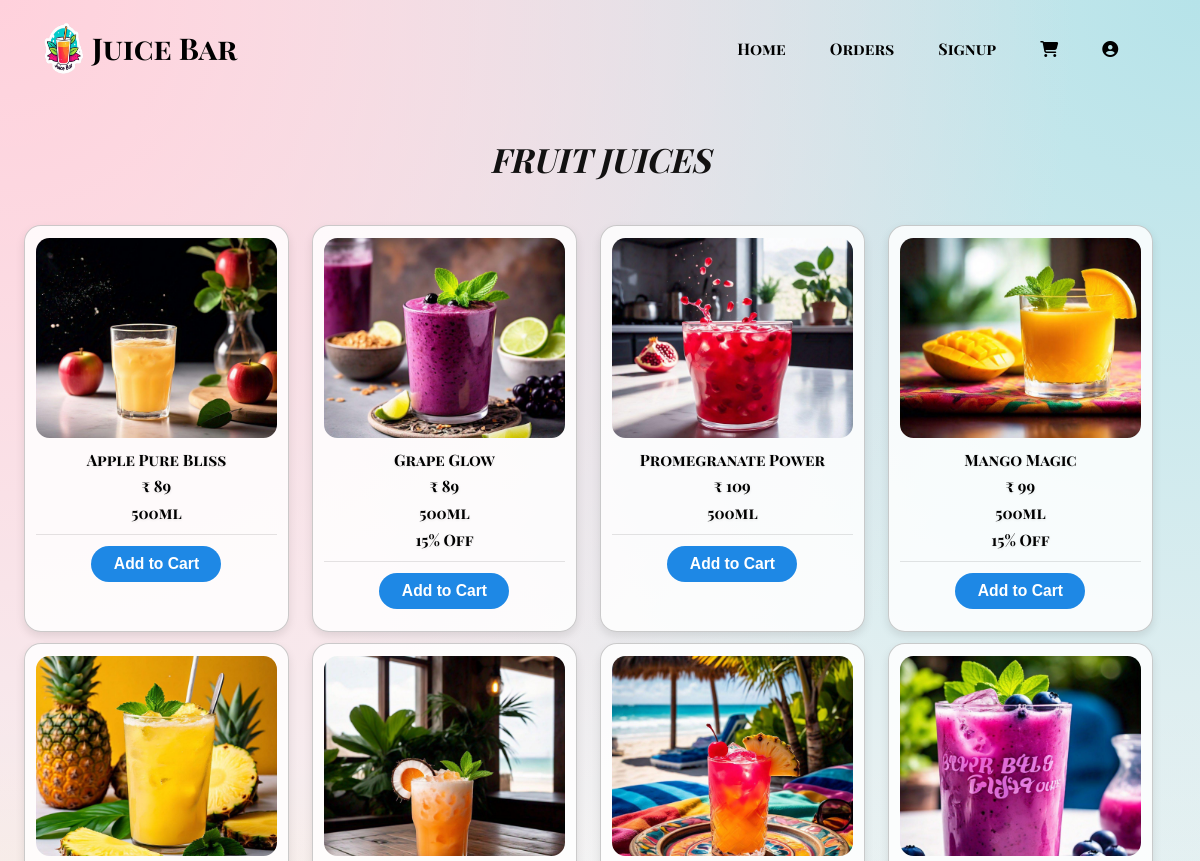
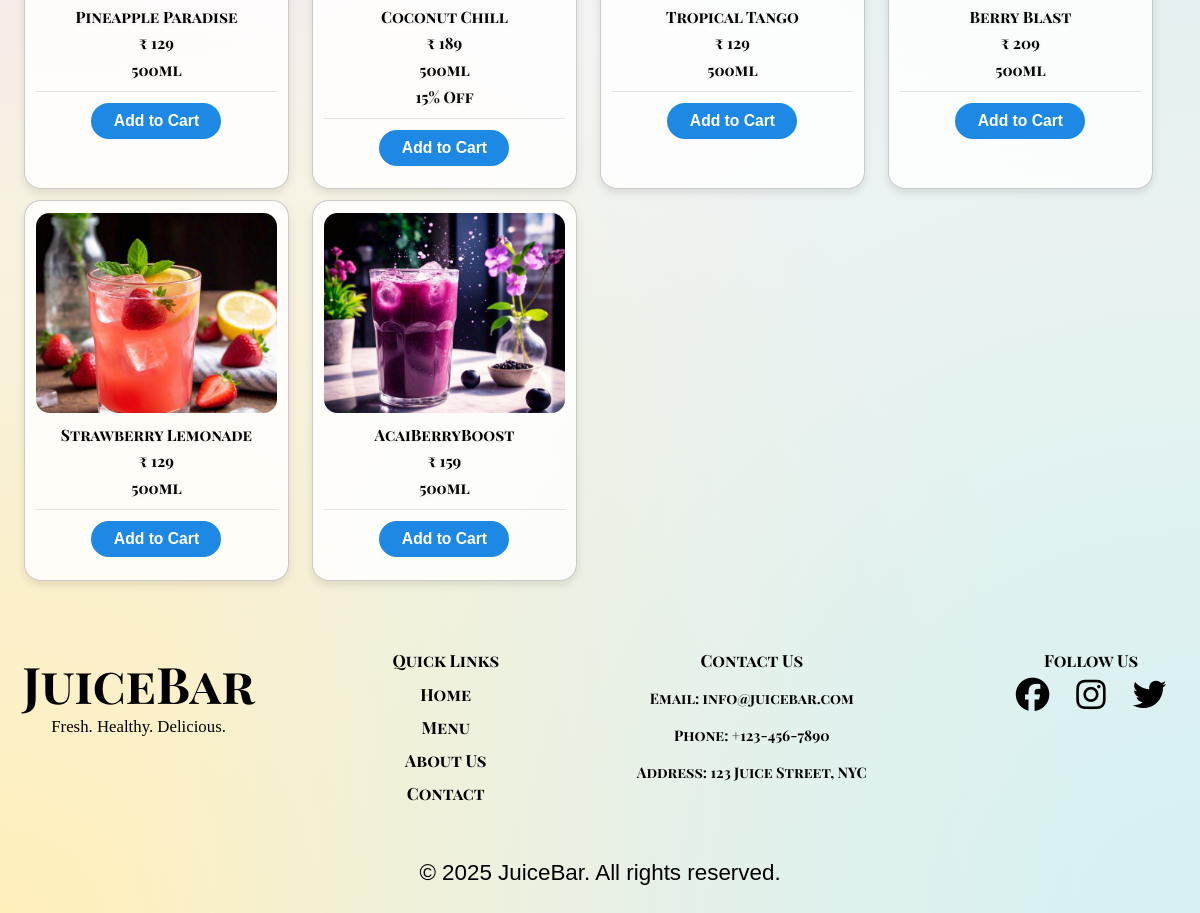
/fruitjuices/, run on the app's committed database (2 pictures, top to bottom).
### myapp/models.py (models this page shows, shortened)
class products(models.Model):
    image=models.ImageField(upload_to='static/images/')
    productName=models.CharField(max_length=50)
    productPrice=models.IntegerField(null=True)
    quantity=models.CharField(null=True,max_length=30)
    Category=models.CharField(null=True,max_length=40)
    Discount=models.IntegerField(default=0)

### myapp/views.py (the view)
# urls.py: path('fruitjuices/',fruitjuices,name='fruitjuices'),
def fruitjuices(request):
    data = products.objects.filter(Category='fruitjuices')
    cart_items = cart.objects.values_list('product_id', flat=True)
    return render(request, 'fruitjuices.html', {'data': data, 'cart_items': cart_items})

### templates/fruitjuices.html (shortened to what this page needs)
{% extends 'base.html' %}
{% load static %}
{% block link %}
<link rel="stylesheet" href="{% static 'milkshakes.css' %}">
{% endblock link %}
{% block body %}
<div id="empty">
</div>
<h1 class="heading" ><i>Fruit Juices</i></h1>
<div id="parent">
    {% for i in data %}
    <div class="child">
        <img src="{{ i.image.url }}" alt="">
        <div class="product_content">
            <p>{{ i.productName }}</p>
            <p>₹ {{ i.productPrice }}</p>
            <p>{{ i.quantity }}</p>
            {% if i.Discount %}
            <p>{{ i.Discount }}% Off</p>
            {% endif %}
        </div>
        <div class="buttons">
            {% if i.id in cart_items %}
                <a href="{% url 'myapp:cartpage' %}">
                    <button type="button" class="go-to-cart">Go To Cart</button>
                </a>
            {% else %}
                <form action="{% url 'myapp:addtocart' i.id %}" method="POST">
                    <button id="cart" class="add-to-cart" type="submit">Add to Cart</button>
                </form>
            {% endif %}
        </div>
    </div>
{% endfor %}
</div>
{% endblock body %}

### static/base.css (style rules this page uses)
* { margin:0; padding:0; box-sizing: border-box; text-decoration: none; border: none; outline: none; }
html { font-size: 70%; }
body { width:100%; height:auto; background:radial-gradient(circle at 0% 0%, #ffd1dc, transparent 50%), radial-gradient(circle at 100% 0%, #b6e3e9, transparent 50%), radial-gradient(circle at 100% 100%, #d4f0f0, transparent 50%), radial-gradient(circle at 0% 100%, #ffefba, transparent 50%), #f8f9fa; background-attachment: fixed; }
#empty { width:100%; height:5rem; display:grid; }

### static/milkshakes.css (style rules this page uses)
body { font-family: 'Arial', sans-serif; margin: 0; padding: 0; background-color: #f4f4f4; }
#empty { width:100%; height:8.7rem; display:grid; }
.heading { font-family: pfdscb, sans-serif; font-size: 20px; font-size: 3rem; font-weight: bold; color: rgb(18, 17, 17); text-align: center; padding: 20px; margin-top: 20px; text-transform: uppercase; animation: slideIn 1.5s ease-out forwards; }
#parent { font-family: pfdscb, sans-serif; display: flex; flex-wrap: wrap; justify-content: flex-start; padding: 2%; gap: 2%; row-gap: 1rem; }
.child { width: 23%; height: auto; display: flex; flex-direction: column; justify-content: flex-start; align-items: center; gap: 1rem; border: 1px solid rgba(0, 0, 0, 0.2); border-radius: 1.5rem; overflow: hidden; transition: all 0.3s ease; background-color: rgba(255, 255, 255, 0.826); box-shadow: 0 4px 10px rgba(0, 0, 0, 0.1); text-align: center; padding: 1rem; }
.child img { width: 100%; height: 200px; object-fit: cover; border-radius: 1.2rem; transition: transform 0.3s ease; }
.product_content { width: 100%; display: flex; flex-direction: column; gap: 0.5rem; }
.product_content p { font-size: 1.4rem; font-weight: 600; color:black; text-shadow: 0 1px 3px rgba(0, 0, 0, 0.1); }
.buttons { display: flex; justify-content: center; align-items: center; gap: 15px; width: 100%; padding: 1rem 0; border-top: 1px solid rgba(0, 0, 0, 0.1); position: relative; }
.add-to-cart { font-size: 1.4rem; font-weight: 600; color: #fff; background-color: #1e88e5; padding: 0.8rem 2rem; border-radius: 2rem; cursor: pointer; transition: all 0.3s ease; border: none; }

### data on the page
products: image (picture), productName "Apple Pure Bliss", productPrice "89", quantity "500ml"
products: image (picture), productName "Grape Glow", productPrice "89", quantity "500ml", Discount "15"
products: image (picture), productName "Promegranate Power", productPrice "109", quantity "500ml"
products: image (picture), productName "Mango Magic", productPrice "99", quantity "500ml", Discount "15"
products: image (picture), productName "Pineapple Paradise", productPrice "129", quantity "500ml"
products: image (picture), productName "Coconut Chill", productPrice "189", quantity "500ml", Discount "15"
products: image (picture), productName "Tropical Tango", productPrice "129", quantity "500ml"
products: image (picture), productName "Berry Blast", productPrice "209", quantity "500ml"
products: image (picture), productName "Strawberry Lemonade", productPrice "129", quantity "500ml"
products: image (picture), productName "AcaiBerryBoost", productPrice "159", quantity "500ml"
